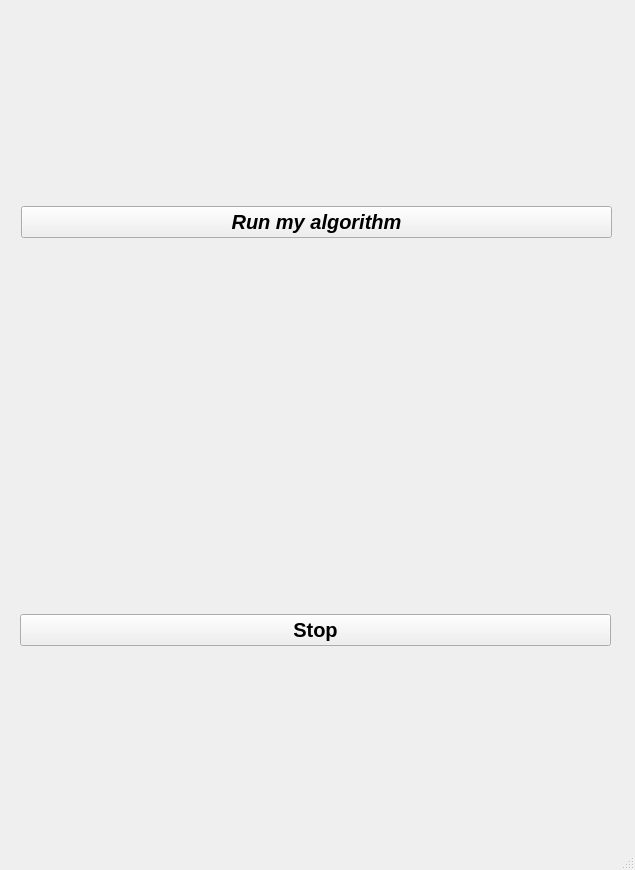
<?xml version="1.0" encoding="UTF-8"?>
<ui version="4.0">
 <class>MainWindow</class>
 <widget class="QMainWindow" name="MainWindow">
  <property name="geometry">
   <rect>
    <x>0</x>
    <y>0</y>
    <width>635</width>
    <height>870</height>
   </rect>
  </property>
  <property name="windowTitle">
   <string>MainWindow</string>
  </property>
  <widget class="QWidget" name="centralwidget">
   <widget class="QWidget" name="layoutWidget">
    <property name="geometry">
     <rect>
      <x>21</x>
      <y>17</y>
      <width>591</width>
      <height>411</height>
     </rect>
    </property>
    <layout class="QVBoxLayout" name="verticalLayout">
     <item>
      <layout class="QHBoxLayout" name="horizontalLayout">
       <item>
        <widget class="QPushButton" name="pushButton">
         <property name="font">
          <font>
           <pointsize>15</pointsize>
           <weight>75</weight>
           <italic>true</italic>
           <bold>true</bold>
          </font>
         </property>
         <property name="text">
          <string>Run my algorithm</string>
         </property>
        </widget>
       </item>
      </layout>
     </item>
    </layout>
   </widget>
   <widget class="QWidget" name="layoutWidget">
    <property name="geometry">
     <rect>
      <x>20</x>
      <y>440</y>
      <width>591</width>
      <height>381</height>
     </rect>
    </property>
    <layout class="QVBoxLayout" name="verticalLayout_2">
     <item>
      <layout class="QHBoxLayout" name="horizontalLayout_2">
       <item>
        <layout class="QVBoxLayout" name="tlLayout">
         <property name="leftMargin">
          <number>0</number>
         </property>
         <property name="rightMargin">
          <number>1</number>
         </property>
        </layout>
       </item>
       <item>
        <layout class="QVBoxLayout" name="mapLayout">
         <property name="leftMargin">
          <number>1</number>
         </property>
         <property name="rightMargin">
          <number>0</number>
         </property>
        </layout>
       </item>
      </layout>
     </item>
     <item>
      <widget class="QPushButton" name="stopButton">
       <property name="font">
        <font>
         <pointsize>15</pointsize>
         <weight>75</weight>
         <bold>true</bold>
        </font>
       </property>
       <property name="text">
        <string>Stop</string>
       </property>
       <property name="icon">
        <iconset>
         <normaloff>:/images/stop.png</normaloff>:/images/stop.png</iconset>
       </property>
      </widget>
     </item>
    </layout>
   </widget>
  </widget>
  <widget class="QMenuBar" name="menubar">
   <property name="geometry">
    <rect>
     <x>0</x>
     <y>0</y>
     <width>635</width>
     <height>25</height>
    </rect>
   </property>
  </widget>
  <widget class="QStatusBar" name="statusbar"/>
 </widget>
 <resources>
  <include location="../../introrob_py/resources/resources.qrc"/>
 </resources>
 <connections/>
</ui>
